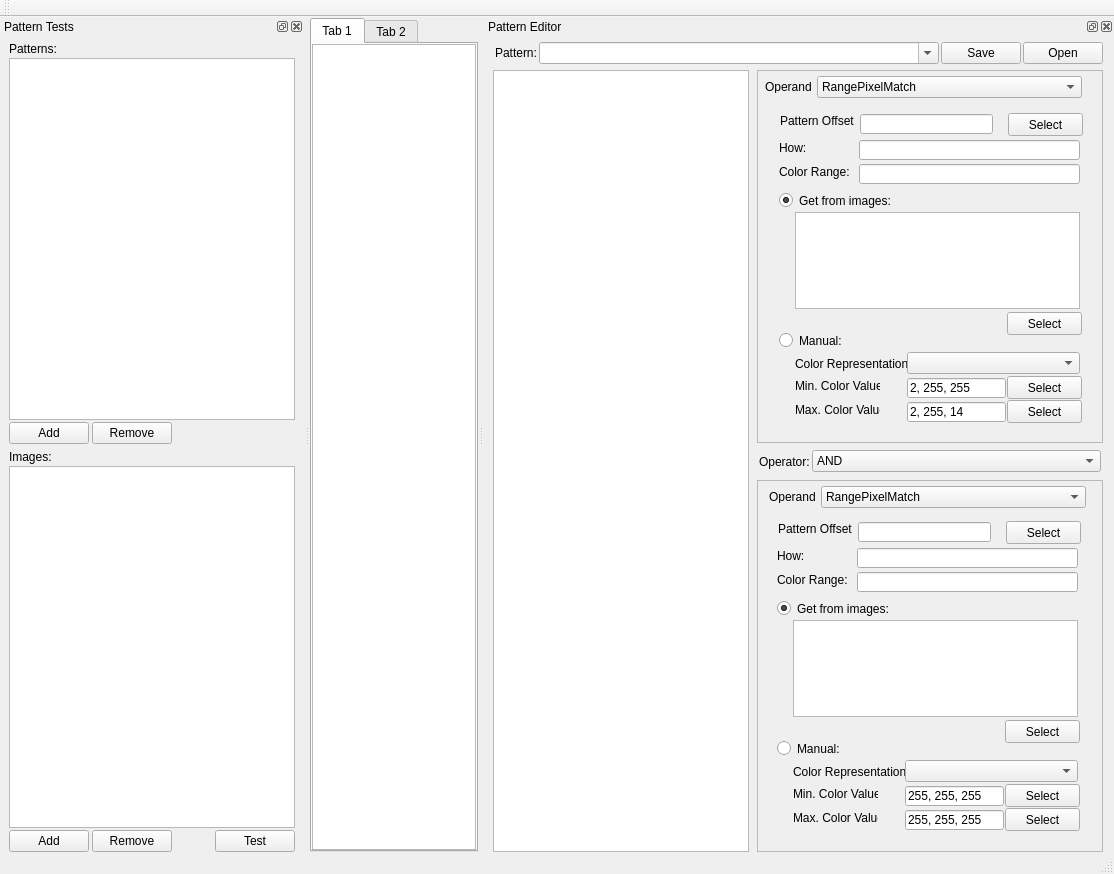
<?xml version="1.0" encoding="UTF-8"?>
<ui version="4.0">
 <class>MainWindow</class>
 <widget class="QMainWindow" name="MainWindow">
  <property name="geometry">
   <rect>
    <x>0</x>
    <y>0</y>
    <width>1114</width>
    <height>874</height>
   </rect>
  </property>
  <property name="windowTitle">
   <string>imgexp - Expression Builder</string>
  </property>
  <property name="dockOptions">
   <set>QMainWindow::AllowNestedDocks|QMainWindow::AllowTabbedDocks|QMainWindow::AnimatedDocks</set>
  </property>
  <widget class="QWidget" name="centralwidget">
   <layout class="QVBoxLayout" name="verticalLayout_2">
    <property name="spacing">
     <number>0</number>
    </property>
    <property name="leftMargin">
     <number>0</number>
    </property>
    <property name="topMargin">
     <number>1</number>
    </property>
    <property name="rightMargin">
     <number>0</number>
    </property>
    <property name="bottomMargin">
     <number>0</number>
    </property>
    <item>
     <widget class="QTabWidget" name="tabWidget">
      <widget class="QWidget" name="tab">
       <attribute name="title">
        <string>Tab 1</string>
       </attribute>
       <layout class="QVBoxLayout" name="verticalLayout_3">
        <property name="spacing">
         <number>0</number>
        </property>
        <property name="leftMargin">
         <number>0</number>
        </property>
        <property name="topMargin">
         <number>0</number>
        </property>
        <property name="rightMargin">
         <number>0</number>
        </property>
        <property name="bottomMargin">
         <number>0</number>
        </property>
        <item>
         <widget class="QGraphicsView" name="graphicsView_2"/>
        </item>
       </layout>
      </widget>
      <widget class="QWidget" name="tab_2">
       <attribute name="title">
        <string>Tab 2</string>
       </attribute>
      </widget>
     </widget>
    </item>
   </layout>
  </widget>
  <widget class="QMenuBar" name="menubar">
   <property name="geometry">
    <rect>
     <x>0</x>
     <y>0</y>
     <width>1114</width>
     <height>21</height>
    </rect>
   </property>
  </widget>
  <widget class="QStatusBar" name="statusbar"/>
  <widget class="QToolBar" name="toolBar">
   <property name="windowTitle">
    <string>toolBar</string>
   </property>
   <attribute name="toolBarArea">
    <enum>TopToolBarArea</enum>
   </attribute>
   <attribute name="toolBarBreak">
    <bool>false</bool>
   </attribute>
  </widget>
  <widget class="QDockWidget" name="dockPatternTest">
   <property name="whatsThis">
    <string>&lt;html&gt;&lt;head/&gt;&lt;body&gt;&lt;p&gt;&lt;br/&gt;&lt;/p&gt;&lt;/body&gt;&lt;/html&gt;</string>
   </property>
   <property name="autoFillBackground">
    <bool>false</bool>
   </property>
   <property name="floating">
    <bool>false</bool>
   </property>
   <property name="windowTitle">
    <string>Pattern Tests</string>
   </property>
   <attribute name="dockWidgetArea">
    <number>1</number>
   </attribute>
   <widget class="QWidget" name="dockWidgetContents">
    <layout class="QVBoxLayout" name="verticalLayout">
     <property name="topMargin">
      <number>6</number>
     </property>
     <property name="bottomMargin">
      <number>0</number>
     </property>
     <item>
      <layout class="QVBoxLayout" name="vlayoutPatterns">
       <property name="spacing">
        <number>2</number>
       </property>
       <item>
        <widget class="QLabel" name="labelPatterns">
         <property name="text">
          <string>Patterns:</string>
         </property>
        </widget>
       </item>
       <item>
        <widget class="QListWidget" name="listPatterns"/>
       </item>
       <item>
        <layout class="QHBoxLayout" name="hlayoutPatternsbuttons">
         <property name="spacing">
          <number>3</number>
         </property>
         <item>
          <widget class="QPushButton" name="buttonAddPattern">
           <property name="text">
            <string>Add</string>
           </property>
          </widget>
         </item>
         <item>
          <widget class="QPushButton" name="buttonRemovePattern">
           <property name="text">
            <string>Remove</string>
           </property>
          </widget>
         </item>
         <item>
          <spacer name="horizontalSpacer">
           <property name="orientation">
            <enum>Qt::Horizontal</enum>
           </property>
           <property name="sizeHint" stdset="0">
            <size>
             <width>40</width>
             <height>20</height>
            </size>
           </property>
          </spacer>
         </item>
        </layout>
       </item>
      </layout>
     </item>
     <item>
      <layout class="QVBoxLayout" name="vlayoutImages">
       <property name="spacing">
        <number>2</number>
       </property>
       <property name="sizeConstraint">
        <enum>QLayout::SetDefaultConstraint</enum>
       </property>
       <item>
        <widget class="QLabel" name="labelImages">
         <property name="text">
          <string>Images:</string>
         </property>
        </widget>
       </item>
       <item>
        <widget class="QTreeView" name="treeImages"/>
       </item>
       <item>
        <layout class="QHBoxLayout" name="hlayoutImagesButtons">
         <property name="spacing">
          <number>3</number>
         </property>
         <item>
          <widget class="QPushButton" name="buttonAddImage">
           <property name="text">
            <string>Add</string>
           </property>
          </widget>
         </item>
         <item>
          <widget class="QPushButton" name="buttonRemoveImage">
           <property name="text">
            <string>Remove</string>
           </property>
          </widget>
         </item>
         <item>
          <spacer name="horizontalSpacer_2">
           <property name="orientation">
            <enum>Qt::Horizontal</enum>
           </property>
           <property name="sizeHint" stdset="0">
            <size>
             <width>40</width>
             <height>20</height>
            </size>
           </property>
          </spacer>
         </item>
         <item>
          <widget class="QPushButton" name="buttonTest">
           <property name="text">
            <string>Test</string>
           </property>
          </widget>
         </item>
        </layout>
       </item>
      </layout>
     </item>
    </layout>
   </widget>
  </widget>
  <widget class="QDockWidget" name="dockPatternEditor">
   <property name="floating">
    <bool>false</bool>
   </property>
   <property name="windowTitle">
    <string>Pattern Editor</string>
   </property>
   <attribute name="dockWidgetArea">
    <number>2</number>
   </attribute>
   <widget class="QWidget" name="dockWidgetContents_5">
    <layout class="QVBoxLayout" name="verticalLayout_5">
     <property name="topMargin">
      <number>6</number>
     </property>
     <property name="bottomMargin">
      <number>0</number>
     </property>
     <item>
      <layout class="QVBoxLayout" name="verticalLayout_4">
       <item>
        <widget class="QWidget" name="widget" native="true">
         <property name="maximumSize">
          <size>
           <width>16777215</width>
           <height>25</height>
          </size>
         </property>
         <layout class="QHBoxLayout" name="horizontalLayout_2">
          <property name="spacing">
           <number>2</number>
          </property>
          <property name="leftMargin">
           <number>2</number>
          </property>
          <property name="topMargin">
           <number>0</number>
          </property>
          <property name="rightMargin">
           <number>2</number>
          </property>
          <property name="bottomMargin">
           <number>0</number>
          </property>
          <item>
           <widget class="QLabel" name="label">
            <property name="sizePolicy">
             <sizepolicy hsizetype="Fixed" vsizetype="Preferred">
              <horstretch>0</horstretch>
              <verstretch>0</verstretch>
             </sizepolicy>
            </property>
            <property name="text">
             <string>Pattern:</string>
            </property>
           </widget>
          </item>
          <item>
           <widget class="QComboBox" name="comboBox">
            <property name="editable">
             <bool>true</bool>
            </property>
           </widget>
          </item>
          <item>
           <widget class="QPushButton" name="buttonSavePattern">
            <property name="sizePolicy">
             <sizepolicy hsizetype="Fixed" vsizetype="Fixed">
              <horstretch>0</horstretch>
              <verstretch>0</verstretch>
             </sizepolicy>
            </property>
            <property name="text">
             <string>Save</string>
            </property>
           </widget>
          </item>
          <item>
           <widget class="QPushButton" name="buttonOpenPattern">
            <property name="sizePolicy">
             <sizepolicy hsizetype="Fixed" vsizetype="Fixed">
              <horstretch>0</horstretch>
              <verstretch>0</verstretch>
             </sizepolicy>
            </property>
            <property name="text">
             <string>Open</string>
            </property>
           </widget>
          </item>
         </layout>
        </widget>
       </item>
       <item>
        <layout class="QHBoxLayout" name="horizontalLayout_3">
         <item>
          <widget class="QTreeWidget" name="treeWidget">
           <property name="columnCount">
            <number>0</number>
           </property>
          </widget>
         </item>
         <item>
          <widget class="QWidget" name="widget_2" native="true">
           <property name="minimumSize">
            <size>
             <width>350</width>
             <height>0</height>
            </size>
           </property>
           <layout class="QVBoxLayout" name="verticalLayout_6">
            <property name="leftMargin">
             <number>2</number>
            </property>
            <property name="topMargin">
             <number>0</number>
            </property>
            <property name="rightMargin">
             <number>2</number>
            </property>
            <property name="bottomMargin">
             <number>0</number>
            </property>
            <item>
             <widget class="QFrame" name="frame">
              <property name="frameShape">
               <enum>QFrame::StyledPanel</enum>
              </property>
              <property name="frameShadow">
               <enum>QFrame::Sunken</enum>
              </property>
              <widget class="QLabel" name="label_2">
               <property name="geometry">
                <rect>
                 <x>8</x>
                 <y>10</y>
                 <width>46</width>
                 <height>13</height>
                </rect>
               </property>
               <property name="text">
                <string>Operand:</string>
               </property>
              </widget>
              <widget class="QComboBox" name="comboBox_2">
               <property name="geometry">
                <rect>
                 <x>60</x>
                 <y>6</y>
                 <width>265</width>
                 <height>22</height>
                </rect>
               </property>
               <item>
                <property name="text">
                 <string>RangePixelMatch</string>
                </property>
               </item>
              </widget>
              <widget class="QPushButton" name="pushButton_5">
               <property name="geometry">
                <rect>
                 <x>250</x>
                 <y>242</y>
                 <width>75</width>
                 <height>23</height>
                </rect>
               </property>
               <property name="text">
                <string>Select</string>
               </property>
              </widget>
              <widget class="QPushButton" name="pushButton_6">
               <property name="geometry">
                <rect>
                 <x>251</x>
                 <y>43</y>
                 <width>75</width>
                 <height>23</height>
                </rect>
               </property>
               <property name="sizePolicy">
                <sizepolicy hsizetype="Minimum" vsizetype="Fixed">
                 <horstretch>0</horstretch>
                 <verstretch>0</verstretch>
                </sizepolicy>
               </property>
               <property name="text">
                <string>Select</string>
               </property>
              </widget>
              <widget class="QLabel" name="label_11">
               <property name="geometry">
                <rect>
                 <x>22</x>
                 <y>70</y>
                 <width>74</width>
                 <height>16</height>
                </rect>
               </property>
               <property name="sizePolicy">
                <sizepolicy hsizetype="Preferred" vsizetype="Preferred">
                 <horstretch>0</horstretch>
                 <verstretch>0</verstretch>
                </sizepolicy>
               </property>
               <property name="text">
                <string>How:</string>
               </property>
              </widget>
              <widget class="QLabel" name="label_12">
               <property name="geometry">
                <rect>
                 <x>22</x>
                 <y>94</y>
                 <width>74</width>
                 <height>16</height>
                </rect>
               </property>
               <property name="sizePolicy">
                <sizepolicy hsizetype="Preferred" vsizetype="Preferred">
                 <horstretch>0</horstretch>
                 <verstretch>0</verstretch>
                </sizepolicy>
               </property>
               <property name="text">
                <string>Color Range:</string>
               </property>
              </widget>
              <widget class="QRadioButton" name="radioButton_3">
               <property name="geometry">
                <rect>
                 <x>22</x>
                 <y>122</y>
                 <width>113</width>
                 <height>17</height>
                </rect>
               </property>
               <property name="text">
                <string>Get from images:</string>
               </property>
               <property name="checked">
                <bool>true</bool>
               </property>
              </widget>
              <widget class="QPushButton" name="pushButton_7">
               <property name="geometry">
                <rect>
                 <x>250</x>
                 <y>330</y>
                 <width>75</width>
                 <height>23</height>
                </rect>
               </property>
               <property name="text">
                <string>Select</string>
               </property>
              </widget>
              <widget class="QListWidget" name="listWidget_2">
               <property name="geometry">
                <rect>
                 <x>38</x>
                 <y>142</y>
                 <width>285</width>
                 <height>97</height>
                </rect>
               </property>
              </widget>
              <widget class="QPushButton" name="pushButton_8">
               <property name="geometry">
                <rect>
                 <x>250</x>
                 <y>306</y>
                 <width>75</width>
                 <height>23</height>
                </rect>
               </property>
               <property name="text">
                <string>Select</string>
               </property>
              </widget>
              <widget class="QLabel" name="label_13">
               <property name="geometry">
                <rect>
                 <x>38</x>
                 <y>308</y>
                 <width>85</width>
                 <height>16</height>
                </rect>
               </property>
               <property name="text">
                <string>Min. Color Value:</string>
               </property>
              </widget>
              <widget class="QLineEdit" name="lineEdit_6">
               <property name="geometry">
                <rect>
                 <x>150</x>
                 <y>332</y>
                 <width>99</width>
                 <height>20</height>
                </rect>
               </property>
               <property name="text">
                <string>2, 255, 14</string>
               </property>
              </widget>
              <widget class="QLabel" name="label_14">
               <property name="geometry">
                <rect>
                 <x>23</x>
                 <y>43</y>
                 <width>74</width>
                 <height>16</height>
                </rect>
               </property>
               <property name="text">
                <string>Pattern Offset:</string>
               </property>
              </widget>
              <widget class="QRadioButton" name="radioButton_4">
               <property name="geometry">
                <rect>
                 <x>22</x>
                 <y>262</y>
                 <width>113</width>
                 <height>17</height>
                </rect>
               </property>
               <property name="text">
                <string>Manual:</string>
               </property>
              </widget>
              <widget class="QLineEdit" name="lineEdit_7">
               <property name="geometry">
                <rect>
                 <x>103</x>
                 <y>44</y>
                 <width>133</width>
                 <height>20</height>
                </rect>
               </property>
              </widget>
              <widget class="QLineEdit" name="lineEdit_8">
               <property name="geometry">
                <rect>
                 <x>102</x>
                 <y>70</y>
                 <width>221</width>
                 <height>20</height>
                </rect>
               </property>
              </widget>
              <widget class="QLineEdit" name="lineEdit_9">
               <property name="geometry">
                <rect>
                 <x>102</x>
                 <y>94</y>
                 <width>221</width>
                 <height>20</height>
                </rect>
               </property>
              </widget>
              <widget class="QLineEdit" name="lineEdit_10">
               <property name="geometry">
                <rect>
                 <x>150</x>
                 <y>308</y>
                 <width>99</width>
                 <height>20</height>
                </rect>
               </property>
               <property name="text">
                <string>2, 255, 255</string>
               </property>
              </widget>
              <widget class="QLabel" name="label_15">
               <property name="geometry">
                <rect>
                 <x>38</x>
                 <y>286</y>
                 <width>113</width>
                 <height>16</height>
                </rect>
               </property>
               <property name="text">
                <string>Color Representation:</string>
               </property>
              </widget>
              <widget class="QComboBox" name="comboBox_6">
               <property name="geometry">
                <rect>
                 <x>150</x>
                 <y>282</y>
                 <width>173</width>
                 <height>22</height>
                </rect>
               </property>
              </widget>
              <widget class="QLabel" name="label_16">
               <property name="geometry">
                <rect>
                 <x>38</x>
                 <y>332</y>
                 <width>85</width>
                 <height>16</height>
                </rect>
               </property>
               <property name="text">
                <string>Max. Color Value:</string>
               </property>
              </widget>
             </widget>
            </item>
            <item>
             <widget class="QWidget" name="widget_3" native="true">
              <property name="maximumSize">
               <size>
                <width>16777215</width>
                <height>25</height>
               </size>
              </property>
              <layout class="QHBoxLayout" name="horizontalLayout">
               <property name="spacing">
                <number>2</number>
               </property>
               <property name="leftMargin">
                <number>2</number>
               </property>
               <property name="topMargin">
                <number>0</number>
               </property>
               <property name="rightMargin">
                <number>2</number>
               </property>
               <property name="bottomMargin">
                <number>0</number>
               </property>
               <item>
                <widget class="QLabel" name="label_3">
                 <property name="sizePolicy">
                  <sizepolicy hsizetype="Fixed" vsizetype="Preferred">
                   <horstretch>0</horstretch>
                   <verstretch>0</verstretch>
                  </sizepolicy>
                 </property>
                 <property name="text">
                  <string>Operator:</string>
                 </property>
                </widget>
               </item>
               <item>
                <widget class="QComboBox" name="comboBox_3">
                 <item>
                  <property name="text">
                   <string>AND</string>
                  </property>
                 </item>
                </widget>
               </item>
              </layout>
             </widget>
            </item>
            <item>
             <widget class="QFrame" name="frame_2">
              <property name="frameShape">
               <enum>QFrame::StyledPanel</enum>
              </property>
              <property name="frameShadow">
               <enum>QFrame::Sunken</enum>
              </property>
              <widget class="QComboBox" name="comboBox_4">
               <property name="geometry">
                <rect>
                 <x>64</x>
                 <y>6</y>
                 <width>265</width>
                 <height>22</height>
                </rect>
               </property>
               <item>
                <property name="text">
                 <string>RangePixelMatch</string>
                </property>
               </item>
              </widget>
              <widget class="QLabel" name="label_4">
               <property name="geometry">
                <rect>
                 <x>12</x>
                 <y>10</y>
                 <width>46</width>
                 <height>13</height>
                </rect>
               </property>
               <property name="text">
                <string>Operand:</string>
               </property>
              </widget>
              <widget class="QLabel" name="label_5">
               <property name="geometry">
                <rect>
                 <x>21</x>
                 <y>41</y>
                 <width>74</width>
                 <height>16</height>
                </rect>
               </property>
               <property name="text">
                <string>Pattern Offset:</string>
               </property>
              </widget>
              <widget class="QLineEdit" name="lineEdit">
               <property name="geometry">
                <rect>
                 <x>101</x>
                 <y>42</y>
                 <width>133</width>
                 <height>20</height>
                </rect>
               </property>
              </widget>
              <widget class="QLineEdit" name="lineEdit_2">
               <property name="geometry">
                <rect>
                 <x>100</x>
                 <y>68</y>
                 <width>221</width>
                 <height>20</height>
                </rect>
               </property>
              </widget>
              <widget class="QLabel" name="label_6">
               <property name="geometry">
                <rect>
                 <x>20</x>
                 <y>68</y>
                 <width>74</width>
                 <height>16</height>
                </rect>
               </property>
               <property name="sizePolicy">
                <sizepolicy hsizetype="Preferred" vsizetype="Preferred">
                 <horstretch>0</horstretch>
                 <verstretch>0</verstretch>
                </sizepolicy>
               </property>
               <property name="text">
                <string>How:</string>
               </property>
              </widget>
              <widget class="QLabel" name="label_7">
               <property name="geometry">
                <rect>
                 <x>20</x>
                 <y>92</y>
                 <width>74</width>
                 <height>16</height>
                </rect>
               </property>
               <property name="sizePolicy">
                <sizepolicy hsizetype="Preferred" vsizetype="Preferred">
                 <horstretch>0</horstretch>
                 <verstretch>0</verstretch>
                </sizepolicy>
               </property>
               <property name="text">
                <string>Color Range:</string>
               </property>
              </widget>
              <widget class="QLineEdit" name="lineEdit_3">
               <property name="geometry">
                <rect>
                 <x>100</x>
                 <y>92</y>
                 <width>221</width>
                 <height>20</height>
                </rect>
               </property>
              </widget>
              <widget class="QRadioButton" name="radioButton">
               <property name="geometry">
                <rect>
                 <x>20</x>
                 <y>120</y>
                 <width>113</width>
                 <height>17</height>
                </rect>
               </property>
               <property name="text">
                <string>Get from images:</string>
               </property>
               <property name="checked">
                <bool>true</bool>
               </property>
              </widget>
              <widget class="QListWidget" name="listWidget">
               <property name="geometry">
                <rect>
                 <x>36</x>
                 <y>140</y>
                 <width>285</width>
                 <height>97</height>
                </rect>
               </property>
              </widget>
              <widget class="QPushButton" name="pushButton_2">
               <property name="geometry">
                <rect>
                 <x>248</x>
                 <y>240</y>
                 <width>75</width>
                 <height>23</height>
                </rect>
               </property>
               <property name="text">
                <string>Select</string>
               </property>
              </widget>
              <widget class="QRadioButton" name="radioButton_2">
               <property name="geometry">
                <rect>
                 <x>20</x>
                 <y>260</y>
                 <width>113</width>
                 <height>17</height>
                </rect>
               </property>
               <property name="text">
                <string>Manual:</string>
               </property>
              </widget>
              <widget class="QLabel" name="label_8">
               <property name="geometry">
                <rect>
                 <x>36</x>
                 <y>284</y>
                 <width>113</width>
                 <height>16</height>
                </rect>
               </property>
               <property name="text">
                <string>Color Representation:</string>
               </property>
              </widget>
              <widget class="QComboBox" name="comboBox_5">
               <property name="geometry">
                <rect>
                 <x>148</x>
                 <y>280</y>
                 <width>173</width>
                 <height>22</height>
                </rect>
               </property>
              </widget>
              <widget class="QLabel" name="label_9">
               <property name="geometry">
                <rect>
                 <x>36</x>
                 <y>306</y>
                 <width>85</width>
                 <height>16</height>
                </rect>
               </property>
               <property name="text">
                <string>Min. Color Value:</string>
               </property>
              </widget>
              <widget class="QLineEdit" name="lineEdit_4">
               <property name="geometry">
                <rect>
                 <x>148</x>
                 <y>306</y>
                 <width>99</width>
                 <height>20</height>
                </rect>
               </property>
               <property name="text">
                <string>255, 255, 255</string>
               </property>
              </widget>
              <widget class="QPushButton" name="pushButton_3">
               <property name="geometry">
                <rect>
                 <x>248</x>
                 <y>304</y>
                 <width>75</width>
                 <height>23</height>
                </rect>
               </property>
               <property name="text">
                <string>Select</string>
               </property>
              </widget>
              <widget class="QLabel" name="label_10">
               <property name="geometry">
                <rect>
                 <x>36</x>
                 <y>330</y>
                 <width>85</width>
                 <height>16</height>
                </rect>
               </property>
               <property name="text">
                <string>Max. Color Value:</string>
               </property>
              </widget>
              <widget class="QLineEdit" name="lineEdit_5">
               <property name="geometry">
                <rect>
                 <x>148</x>
                 <y>330</y>
                 <width>99</width>
                 <height>20</height>
                </rect>
               </property>
               <property name="text">
                <string>255, 255, 255</string>
               </property>
              </widget>
              <widget class="QPushButton" name="pushButton_4">
               <property name="geometry">
                <rect>
                 <x>248</x>
                 <y>328</y>
                 <width>75</width>
                 <height>23</height>
                </rect>
               </property>
               <property name="text">
                <string>Select</string>
               </property>
              </widget>
              <widget class="QPushButton" name="pushButton">
               <property name="geometry">
                <rect>
                 <x>249</x>
                 <y>41</y>
                 <width>75</width>
                 <height>23</height>
                </rect>
               </property>
               <property name="sizePolicy">
                <sizepolicy hsizetype="Minimum" vsizetype="Fixed">
                 <horstretch>0</horstretch>
                 <verstretch>0</verstretch>
                </sizepolicy>
               </property>
               <property name="text">
                <string>Select</string>
               </property>
              </widget>
             </widget>
            </item>
           </layout>
          </widget>
         </item>
        </layout>
       </item>
      </layout>
     </item>
    </layout>
   </widget>
  </widget>
 </widget>
 <resources/>
 <connections/>
</ui>
